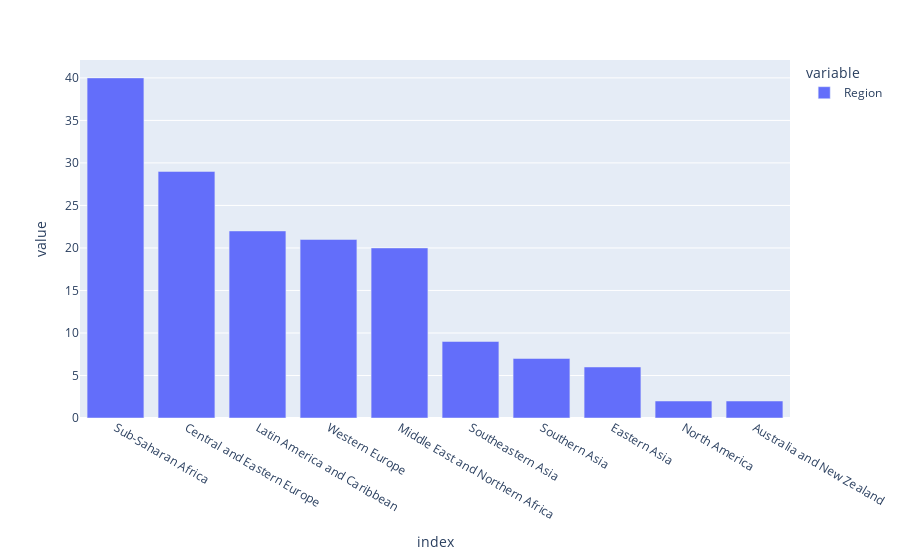

Here is the notebook cell this chart was saved with:
### Code cell
bar_region15= px.bar(region_15)
bar_region15

### Figure 1 — Plotly figure (JSON) as saved in the notebook; plotly's stock layout.template omitted (floating-point values rounded to 4 significant figures)
{"data": [{"alignmentgroup": "True", "hovertemplate": "variable=Region<br>index=%{x}<br>value=%{y}<extra></extra>", "legendgroup": "Region", "marker": {"color": "#636efa", "pattern": {"shape": ""}}, "name": "Region", "offsetgroup": "Region", "orientation": "v", "showlegend": true, "textposition": "auto", "type": "bar", "x": ["Sub-Saharan Africa", "Central and Eastern Europe", "Latin America and Caribbean", "Western Europe", "Middle East and Northern Africa", "Southeastern Asia", "Southern Asia", "Eastern Asia", "North America", "Australia and New Zealand"], "xaxis": "x", "y": [40, 29, 22, 21, 20, 9, 7, 6, 2, 2], "yaxis": "y"}], "layout": {"barmode": "relative", "legend": {"title": {"text": "variable"}, "tracegroupgap": 0}, "margin": {"t": 60}, "xaxis": {"anchor": "y", "domain": [0, 1], "title": {"text": "index"}}, "yaxis": {"anchor": "x", "domain": [0, 1], "title": {"text": "value"}}}}
